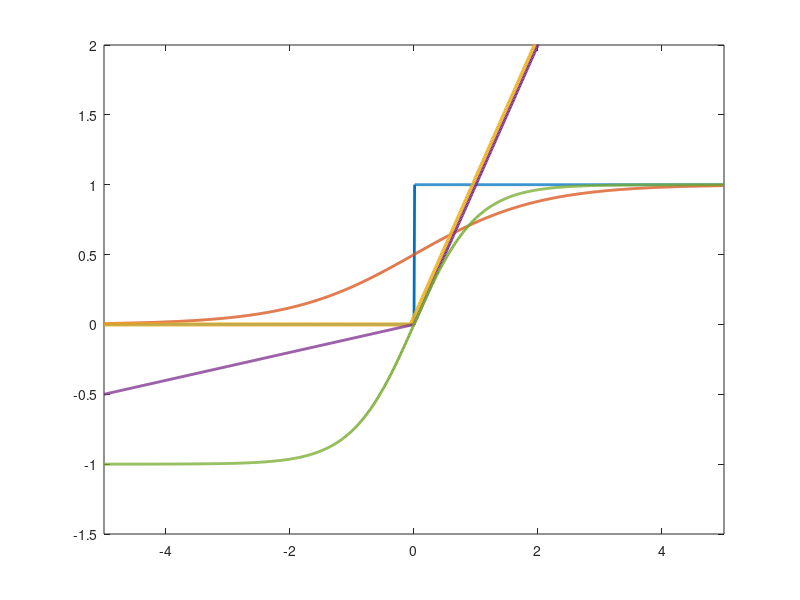

MATLAB code to generate this figure: (Note: this script raises an error after producing the figure.)
close all;
clear;
clc;
x = -5:0.01:5;
%step function
step = x>0;
%sigmoid function
sigmoid = 1./(1+exp(-x));
%relu fucntion
relu = x+0.05;
relu(relu<0) = 0;
%leaky relu function
leaky_relu = x;
leaky_relu(x<0) = 0.1*x(x<0);
%tanh function
tan_h = 2./(1+exp(-2*x)) -1;

figure(1);
plot(x, step, 'linewidth',2);
hold on;
plot(x, sigmoid, 'linewidth',2);
hold on;
plot(x, relu, 'linewidth',3);
hold on;
plot(x, leaky_relu, 'linewidth',2);
hold on;
plot(x, tan_h, 'linewidth',2);

ylim([-1.5,2]);
xlim([-5,5]);
ax = gca;
ax.FontSize = 16; 
xlabel('X (input)','FontSize',20)
ylabel('f(X) (output)','FontSize',20)
legend({"heaviside step", "sigmoid","relu", "leaky relu, a = 0.01", "tanh"}, 'fontsize', 22);


x = -5:0.01:5;
%step function derivative
step = (x==0).*2;
%sigmoid function derivative (f(x)*(1-f(x))
sigmoid = (1./(1+exp(-x))).*(1-1./(1+exp(-x)));
%relu fucntion derivative
relu = x-0.05;
relu = relu>=0;
%leaky relu function derivative
leaky_relu = x;
leaky_relu(x>=0) = 1;
leaky_relu(x<0) = 0.1;
%tanh function derivative (1-f(x)^2)
tan_h = 1- (2./(1+exp(-2*x)) -1).^2;

figure(2);
plot(x, step, 'linewidth',2);
hold on;
plot(x, sigmoid, 'linewidth',2);
hold on;
plot(x, relu, 'linewidth',3);
hold on;
plot(x, leaky_relu, 'linewidth',2);
hold on;
plot(x, tan_h, 'linewidth',2);

ylim([-0.5,3]);
xlim([-5,5]);
ax = gca;
ax.FontSize = 16; 
xlabel('X (input)','FontSize',20)
ylabel('f(X) (output)','FontSize',20)
legend({"heaviside step", "sigmoid","relu", "leaky relu, a = 0.01", "tanh"}, 'fontsize', 22);

